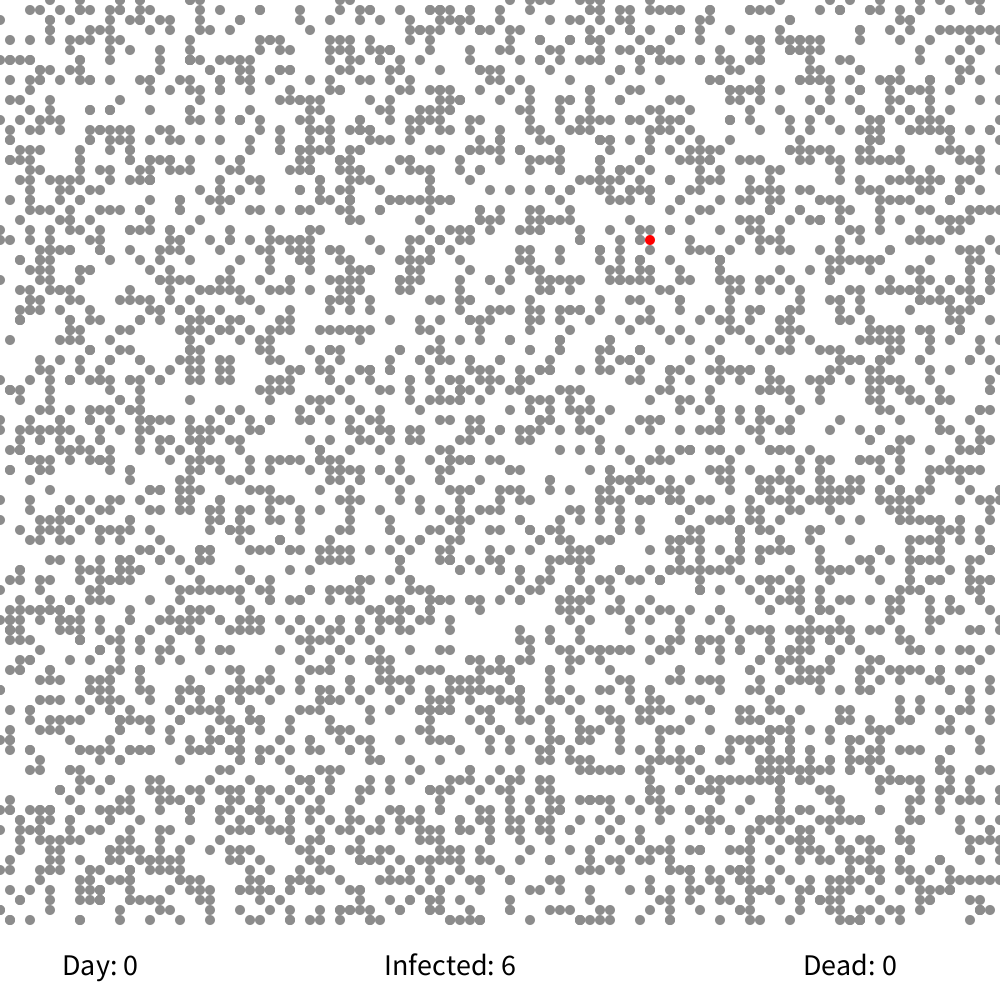
Frame 1 (no input)
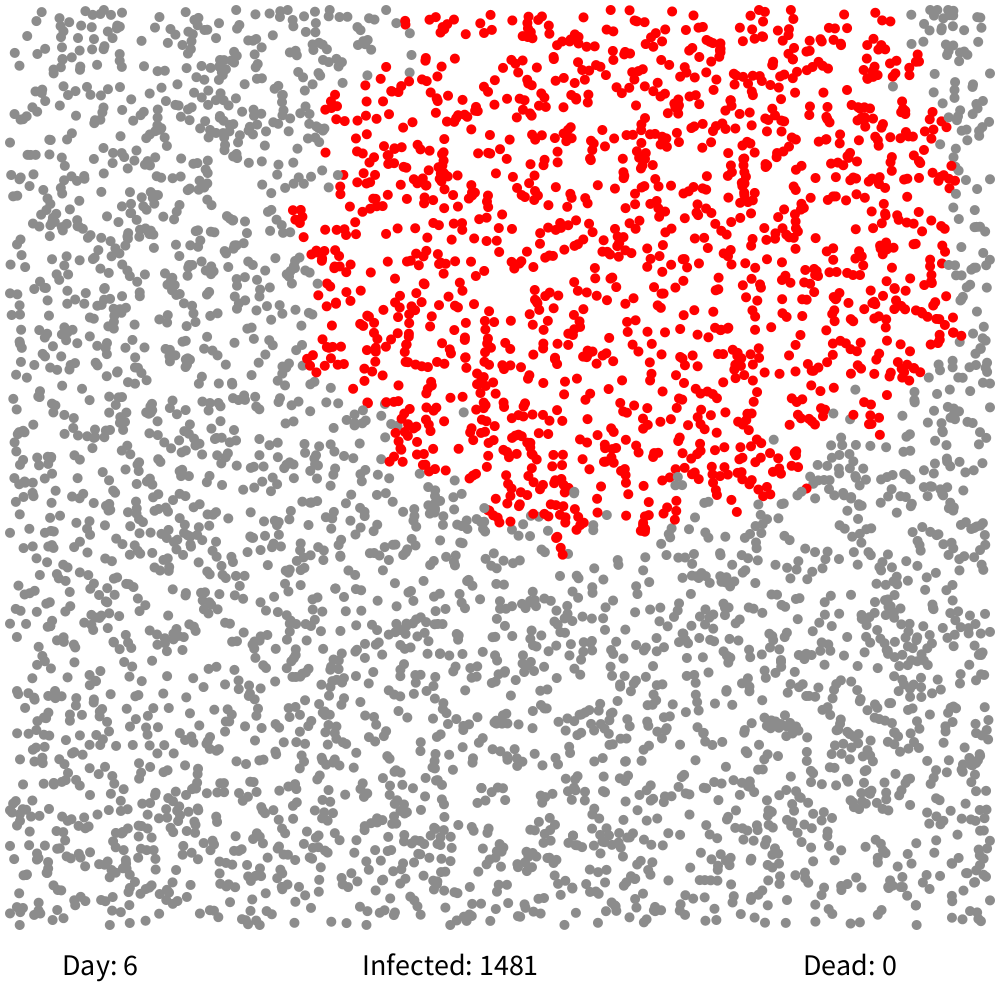
Frame 60 (the mouse pressed at the canvas centre just before this capture)
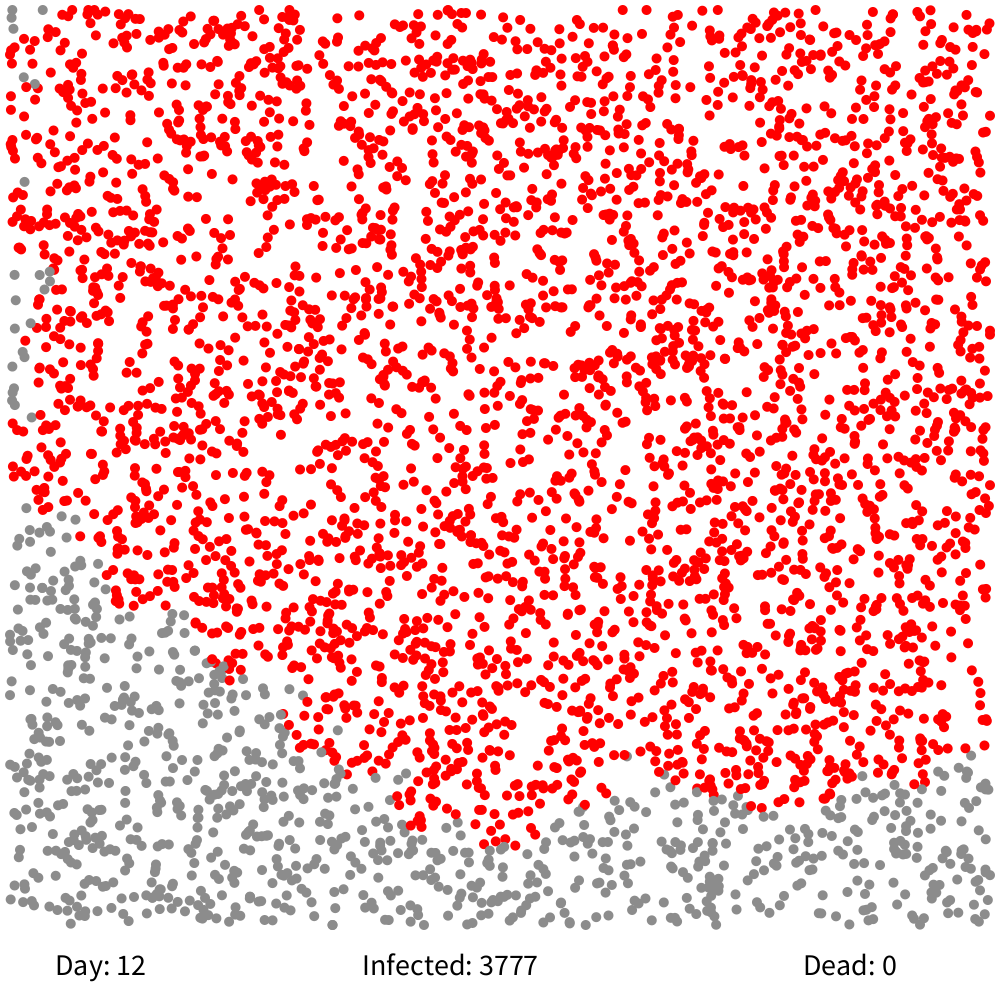
Frame 120 (the mouse held since frame 60 and released just before this capture)

The Processing sketch that drew these frames (run headless with seeded random() and noise(); from frame 60 on, the mouse is pressed at the canvas centre):

// Processing sketch: CovidSim
// ── CovidSim.pde
int citySize = 1000; // Assign to an expression that represents the relative size of Denver County sq
int populationSize = 4650; // Assign to an expression that represents number of people per square mile (3922)
int infectedSeed = 1; // Assign to an expression that evaluations to a number greater than 0 but less than 10.
int distance = 10; // Assign this to a value that represents how close people have to be in order to infect one another. This represents an upperbound.

City myCity;
UI stats;
public void settings(){
  size(citySize, citySize);
}

public void setup(){
  background(255);
  myCity = new City(populationSize, citySize, infectedSeed);
  stats = new UI(infectedSeed);
  frameRate(10);
}

public void draw(){
  background(255);
  myCity.drawCity(citySize);
  myCity.spreadDisease(citySize);
  myCity.movePopulation(citySize);
  stats.update(frameCount, myCity.getInfectedCount());
  stats.display(citySize);
}

// ── City.pde
public class City{
  ArrayList<Person> population = new ArrayList<>(); 
  
  public City(int popSize, int citySize, int seedNum){
    InfectedCount ic = new InfectedCount(seedNum);
    for(int i = 0; i < popSize; i++){
      population.add(new Person(citySize, ic)); 
    }
  }
  
  public int getInfectedCount(){
    int infections = 0;
    for(Person p: population){
      if(p.isInfected()){
        infections = infections + 1; 
      }
    }
    return infections;
  }
  
  public void spreadDisease(int citySize){
    for(Person person1: population){
      int x = int(person1.getPosition().x);
      int y = int(person1.getPosition().y);
      if(person1.isInfected()){
        for(Person person2: population){
          if(dist(x, y, person2.getPosition().x, person2.getPosition().y) <= citySize * 0.01){
            person2.infect(); 
          }
        }
      }
    }
  }
  public void movePopulation(int edge){
    for(Person p: population){
      p.movePerson(edge); 
    }
  }
  public void drawCity(int citySize){
    for(Person p: population){
      p.drawPerson(citySize); 
    }
  }
}

// ── InfectedCount.pde
public static class InfectedCount{
  static int currentCount;
  final int infectedSeed;
  
  public InfectedCount(int seedNum){
    infectedSeed = seedNum;
    currentCount = 0;
  }

  public static void updateInfectedCount(){
    currentCount = currentCount + 1; 
  }
  public boolean enoughInfected(){
    return currentCount == infectedSeed;
  }
}

// ── Person.pde
public class Person{
  boolean susceptible;
  boolean infected;
  boolean alive;
  PVector position;
  PVector velocity;
  
  public Person(int citySize, InfectedCount count){
    alive = true;
    int x = getRand10(0, citySize);
    int y = getRand10(0, citySize - 75); // -75 to make room for text at the bottom of screen.
    position = new PVector(x, y);
    velocity = PVector.random2D();
    velocity.mult(5);
    // First n people are infected. The value of n is determined by a user, which becomes a property of InfectedCount objects.
    if(!count.enoughInfected()){
      susceptible = false;
      infected = true;
      count.updateInfectedCount();
    }else{
      susceptible = true;
      infected = false;
    }
  }
  
  public int getRand10(int min, int max){
    // Returns a random number that is divisible by 10
    return round((random(1)*(max-min)+min)/10)*10;
  }
  
  public boolean isInfected(){
    return infected; 
  }
  
  public void infect(){
    infected = true; 
  }
  
  public void movePerson(int edge){
    position.add(velocity);
    hitEdge(edge);
  }
  
  public void hitEdge(int edge){
    // Check for edge of city.
    // If at edge, bounce back.
    if (position.x > edge - 10) {
      position.x = edge - 10;
      velocity.x *= -1;
    } else if (position.x < 10) {
      position.x = 10;
      velocity.x *= -1;
    } else if (position.y > edge - 75) {
      position.y = edge - 75;
      velocity.y *= -1;
    } else if (position.y < 10) {
      position.y = 10;
      velocity.y *= -1;
    }
  }
  
  public PVector getPosition(){
    return position; 
  }
  
  public void drawPerson(int citySize){
    noStroke();
    if(susceptible){
      fill(140); 
    }
    if(infected){
      fill(255, 0, 0); 
    }
    
   ellipse(position.x, position.y, citySize * 0.01, citySize * 0.01); 
  }  
}

// ── UI.pde
public class UI{
  int dayCount;
  int infected;
  int dead;
 
  public UI(int seed){
    dayCount = 0;
    infected = seed;
    dead = 0;
  }
  
  public void update(int frames, int infections){
    dayCount = frames / 10;
    infected = infections;
  }
  
  /* Maybe this is where students do expression work */
  public void display(int citySize){
    textSize(citySize * 0.03);
    textAlign(CENTER);
    fill(0);
    text("Day: " + dayCount, citySize * 0.1, citySize - 25);
    text("Infected: " + infected, citySize * 0.45, citySize - 25);
    text("Dead: " + dead, citySize * 0.85, citySize - 25);
  }
}
